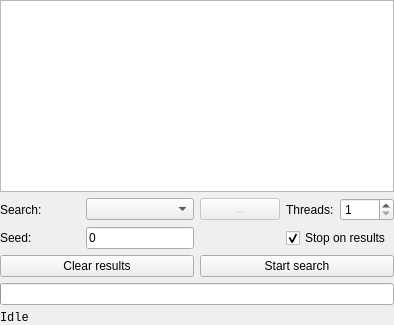
<?xml version="1.0" encoding="UTF-8"?>
<ui version="4.0">
 <class>FormSearchControl</class>
 <widget class="QWidget" name="FormSearchControl">
  <property name="sizePolicy">
   <sizepolicy hsizetype="Expanding" vsizetype="Expanding">
    <horstretch>0</horstretch>
    <verstretch>0</verstretch>
   </sizepolicy>
  </property>
  <property name="windowTitle">
   <string>Form</string>
  </property>
  <layout class="QGridLayout" name="gridLayout_2">
   <property name="leftMargin">
    <number>0</number>
   </property>
   <property name="topMargin">
    <number>0</number>
   </property>
   <property name="rightMargin">
    <number>0</number>
   </property>
   <property name="bottomMargin">
    <number>0</number>
   </property>
   <item row="1" column="0">
    <layout class="QGridLayout" name="gridLayout">
     <item row="0" column="1">
      <widget class="QPushButton" name="buttonSearchHelp">
       <property name="styleSheet">
        <string notr="true">
QPushButton {
	background-color: rgba(255, 255, 255, 0);
	border: none;
	image: url(:/icons/info.png);
	image-position: right;
}
QPushButton:hover {
	image: url(:/icons/info_h.png);
}</string>
       </property>
       <property name="text">
        <string/>
       </property>
      </widget>
     </item>
     <item row="0" column="0">
      <widget class="QLabel" name="label">
       <property name="toolTip">
        <string>&lt;html&gt;&lt;head/&gt;&lt;body&gt;&lt;p&gt;searching algorithm&lt;/p&gt;&lt;p&gt;incremental: best for non-exhaustive biome searches&lt;/p&gt;&lt;p&gt;32-bit family blocks: best for searches with strong structure restrictions&lt;/p&gt;&lt;p&gt;seed list from file...: load and search through a pre-computed list of seed&lt;/p&gt;&lt;/body&gt;&lt;/html&gt;</string>
       </property>
       <property name="text">
        <string>Search:</string>
       </property>
      </widget>
     </item>
     <item row="0" column="6">
      <widget class="QSpinBox" name="spinThreads">
       <property name="minimum">
        <number>1</number>
       </property>
       <property name="maximum">
        <number>1024</number>
       </property>
      </widget>
     </item>
     <item row="0" column="5">
      <widget class="QLabel" name="label_3">
       <property name="text">
        <string>Threads:</string>
       </property>
      </widget>
     </item>
     <item row="0" column="4">
      <widget class="QPushButton" name="buttonMore">
       <property name="enabled">
        <bool>false</bool>
       </property>
       <property name="text">
        <string>...</string>
       </property>
      </widget>
     </item>
     <item row="0" column="2" colspan="2">
      <widget class="StyledComboBox" name="comboSearchType">
       <property name="sizePolicy">
        <sizepolicy hsizetype="Expanding" vsizetype="Fixed">
         <horstretch>1</horstretch>
         <verstretch>0</verstretch>
        </sizepolicy>
       </property>
       <property name="iconSize">
        <size>
         <width>0</width>
         <height>16</height>
        </size>
       </property>
      </widget>
     </item>
     <item row="4" column="0" colspan="7">
      <widget class="QLabel" name="labelStatus">
       <property name="font">
        <font>
         <family>Monospace</family>
        </font>
       </property>
       <property name="text">
        <string>Idle</string>
       </property>
      </widget>
     </item>
     <item row="1" column="0">
      <widget class="QLabel" name="label_2">
       <property name="text">
        <string>Seed:</string>
       </property>
      </widget>
     </item>
     <item row="2" column="0" colspan="7">
      <layout class="QHBoxLayout" name="horizontalLayout">
       <item>
        <widget class="QPushButton" name="buttonClear">
         <property name="text">
          <string>Clear results</string>
         </property>
         <property name="icon">
          <iconset resource="../rc/icons.qrc">
           <normaloff>:/icons/clear.png</normaloff>:/icons/clear.png</iconset>
         </property>
        </widget>
       </item>
       <item>
        <widget class="QPushButton" name="buttonStart">
         <property name="text">
          <string>Start search</string>
         </property>
         <property name="icon">
          <iconset resource="../rc/icons.qrc">
           <normaloff>:/icons/search.png</normaloff>:/icons/search.png</iconset>
         </property>
         <property name="checkable">
          <bool>true</bool>
         </property>
        </widget>
       </item>
      </layout>
     </item>
     <item row="1" column="2" colspan="2">
      <widget class="QLineEdit" name="lineStart">
       <property name="sizePolicy">
        <sizepolicy hsizetype="Expanding" vsizetype="Fixed">
         <horstretch>1</horstretch>
         <verstretch>0</verstretch>
        </sizepolicy>
       </property>
       <property name="text">
        <string>0</string>
       </property>
      </widget>
     </item>
     <item row="3" column="0" colspan="7">
      <widget class="QProgressBar" name="progressBar">
       <property name="font">
        <font>
         <family>Monospace</family>
        </font>
       </property>
       <property name="toolTip">
        <string>Queued progress within the search set</string>
       </property>
       <property name="layoutDirection">
        <enum>Qt::LeftToRight</enum>
       </property>
       <property name="maximum">
        <number>10000</number>
       </property>
       <property name="alignment">
        <set>Qt::AlignCenter</set>
       </property>
       <property name="format">
        <string>0</string>
       </property>
      </widget>
     </item>
     <item row="1" column="5" colspan="2">
      <widget class="QCheckBox" name="checkStop">
       <property name="toolTip">
        <string>stop as soon as the next set of matching seeds is found</string>
       </property>
       <property name="text">
        <string>Stop on results</string>
       </property>
       <property name="checked">
        <bool>true</bool>
       </property>
      </widget>
     </item>
    </layout>
   </item>
   <item row="0" column="0">
    <widget class="QTableView" name="results">
     <property name="sizePolicy">
      <sizepolicy hsizetype="Expanding" vsizetype="Expanding">
       <horstretch>0</horstretch>
       <verstretch>0</verstretch>
      </sizepolicy>
     </property>
     <property name="minimumSize">
      <size>
       <width>0</width>
       <height>20</height>
      </size>
     </property>
     <property name="font">
      <font>
       <family>Monospace</family>
      </font>
     </property>
     <property name="contextMenuPolicy">
      <enum>Qt::CustomContextMenu</enum>
     </property>
     <property name="horizontalScrollBarPolicy">
      <enum>Qt::ScrollBarAlwaysOff</enum>
     </property>
     <property name="editTriggers">
      <set>QAbstractItemView::NoEditTriggers</set>
     </property>
     <property name="selectionMode">
      <enum>QAbstractItemView::SingleSelection</enum>
     </property>
     <property name="selectionBehavior">
      <enum>QAbstractItemView::SelectRows</enum>
     </property>
     <property name="sortingEnabled">
      <bool>true</bool>
     </property>
     <attribute name="horizontalHeaderStretchLastSection">
      <bool>true</bool>
     </attribute>
    </widget>
   </item>
  </layout>
 </widget>
 <customwidgets>
  <customwidget>
   <class>StyledComboBox</class>
   <extends>QComboBox</extends>
   <header>src/widgets.h</header>
  </customwidget>
 </customwidgets>
 <resources>
  <include location="../rc/icons.qrc"/>
 </resources>
 <connections/>
</ui>
